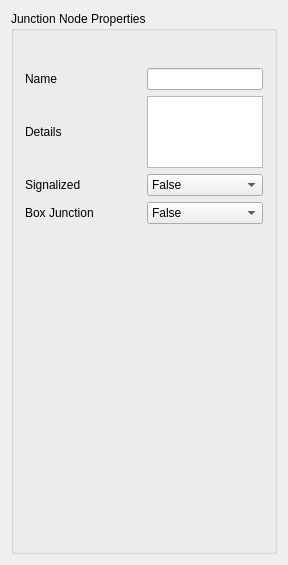
<?xml version="1.0" encoding="UTF-8"?>
<ui version="4.0">
 <class>DJctNodePanel</class>
 <widget class="QWidget" name="DJctNodePanel">
  <property name="geometry">
   <rect>
    <x>0</x>
    <y>0</y>
    <width>288</width>
    <height>565</height>
   </rect>
  </property>
  <property name="windowTitle">
   <string>DJctNodePanel</string>
  </property>
  <layout class="QVBoxLayout" name="verticalLayout">
   <item>
    <widget class="QGroupBox" name="groupBox">
     <property name="title">
      <string>Junction Node Properties</string>
     </property>
     <layout class="QVBoxLayout" name="verticalLayout_2">
      <item>
       <layout class="QGridLayout" name="gridLayout" columnstretch="1,1" rowminimumheight="20,20,20,20,20">
        <item row="2" column="1">
         <widget class="QPlainTextEdit" name="Details_plainTextEdit">
          <property name="sizePolicy">
           <sizepolicy hsizetype="MinimumExpanding" vsizetype="Minimum">
            <horstretch>0</horstretch>
            <verstretch>0</verstretch>
           </sizepolicy>
          </property>
          <property name="minimumSize">
           <size>
            <width>0</width>
            <height>60</height>
           </size>
          </property>
          <property name="sizeAdjustPolicy">
           <enum>QAbstractScrollArea::AdjustToContents</enum>
          </property>
         </widget>
        </item>
        <item row="2" column="0">
         <widget class="QLabel" name="Details_Label">
          <property name="sizePolicy">
           <sizepolicy hsizetype="MinimumExpanding" vsizetype="Preferred">
            <horstretch>0</horstretch>
            <verstretch>0</verstretch>
           </sizepolicy>
          </property>
          <property name="text">
           <string>Details</string>
          </property>
         </widget>
        </item>
        <item row="4" column="0">
         <widget class="QLabel" name="Box_Junction_Label">
          <property name="text">
           <string>Box Junction</string>
          </property>
         </widget>
        </item>
        <item row="3" column="1">
         <widget class="QComboBox" name="Signalized_comboBox">
          <property name="editable">
           <bool>false</bool>
          </property>
          <property name="currentText">
           <string>False</string>
          </property>
          <property name="insertPolicy">
           <enum>QComboBox::NoInsert</enum>
          </property>
          <item>
           <property name="text">
            <string>False</string>
           </property>
          </item>
          <item>
           <property name="text">
            <string>True</string>
           </property>
          </item>
         </widget>
        </item>
        <item row="1" column="0">
         <widget class="QLabel" name="NameText_Label">
          <property name="sizePolicy">
           <sizepolicy hsizetype="MinimumExpanding" vsizetype="Preferred">
            <horstretch>0</horstretch>
            <verstretch>0</verstretch>
           </sizepolicy>
          </property>
          <property name="text">
           <string>Name</string>
          </property>
         </widget>
        </item>
        <item row="3" column="0">
         <widget class="QLabel" name="Signalized_Label">
          <property name="text">
           <string>Signalized</string>
          </property>
         </widget>
        </item>
        <item row="0" column="0">
         <widget class="QLabel" name="IDText_Label">
          <property name="sizePolicy">
           <sizepolicy hsizetype="MinimumExpanding" vsizetype="Preferred">
            <horstretch>0</horstretch>
            <verstretch>0</verstretch>
           </sizepolicy>
          </property>
          <property name="text">
           <string/>
          </property>
         </widget>
        </item>
        <item row="4" column="1">
         <widget class="QComboBox" name="Box_Junction_comboBox">
          <property name="currentText">
           <string>False</string>
          </property>
          <property name="insertPolicy">
           <enum>QComboBox::NoInsert</enum>
          </property>
          <item>
           <property name="text">
            <string>False</string>
           </property>
          </item>
          <item>
           <property name="text">
            <string>True</string>
           </property>
          </item>
         </widget>
        </item>
        <item row="0" column="1">
         <widget class="QLabel" name="ID_Label">
          <property name="sizePolicy">
           <sizepolicy hsizetype="MinimumExpanding" vsizetype="Preferred">
            <horstretch>0</horstretch>
            <verstretch>0</verstretch>
           </sizepolicy>
          </property>
          <property name="text">
           <string/>
          </property>
         </widget>
        </item>
        <item row="1" column="1">
         <widget class="QLineEdit" name="Name_LineEdit"/>
        </item>
       </layout>
      </item>
      <item>
       <spacer name="verticalSpacer">
        <property name="orientation">
         <enum>Qt::Vertical</enum>
        </property>
        <property name="sizeHint" stdset="0">
         <size>
          <width>20</width>
          <height>40</height>
         </size>
        </property>
       </spacer>
      </item>
     </layout>
    </widget>
   </item>
  </layout>
 </widget>
 <layoutdefault spacing="6" margin="11"/>
 <tabstops>
  <tabstop>Name_LineEdit</tabstop>
  <tabstop>Details_plainTextEdit</tabstop>
  <tabstop>Signalized_comboBox</tabstop>
  <tabstop>Box_Junction_comboBox</tabstop>
 </tabstops>
 <resources/>
 <connections/>
</ui>
